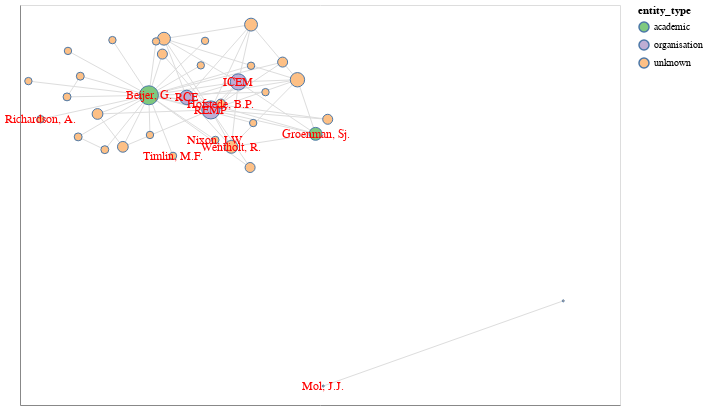

Notebook source saved alongside this figure:
### Code cell
pn = 1960
periodgraph, pos = period_graph(pn)

chart = nxa.draw_networkx(
            G=periodgraph,
            pos=pos,
            node_size='centrality',
            node_color='entity_type',
            edge_color='edgecolor',
            cmap='accent',
            node_tooltip=['name'],
            node_label='label',
            font_color="red",
            font_size=12
        )
chart.configure_view(width=600, height=400, )

### Figure 1 — Vega-Lite specification as saved in the notebook (floating-point values rounded to 4 significant figures)
{"config": {"view": {"continuousWidth": 400, "continuousHeight": 300, "height": 400, "width": 600}}, "layer": [{"data": {"name": "data-0b64cb129fc0c1429e9dd42b23fb359c"}, "mark": {"type": "line", "color": "edgecolor", "opacity": 1, "strokeWidth": 1}, "encoding": {"detail": {"type": "quantitative", "field": "edge"}, "x": {"type": "quantitative", "axis": {"grid": false, "labels": false, "ticks": false, "title": ""}, "field": "x"}, "y": {"type": "quantitative", "axis": {"grid": false, "labels": false, "ticks": false, "title": ""}, "field": "y"}}}, {"data": {"name": "data-69e31c27aaad9feedd9ce5eb54377e3c"}, "mark": {"type": "point", "opacity": 1, "strokeWidth": 1.0}, "encoding": {"fill": {"type": "nominal", "field": "entity_type", "scale": {"scheme": "accent"}}, "size": {"type": "quantitative", "field": "centrality", "legend": null}, "tooltip": [{"type": "nominal", "field": "name"}], "x": {"type": "quantitative", "axis": {"grid": false, "labels": false, "ticks": false}, "field": "x"}, "y": {"type": "quantitative", "axis": {"grid": false, "labels": false, "ticks": false}, "field": "y"}}}, {"data": {"name": "data-69e31c27aaad9feedd9ce5eb54377e3c"}, "mark": {"type": "text", "baseline": "middle", "fill": "red", "size": 12}, "encoding": {"text": {"type": "nominal", "field": "label"}, "x": {"type": "quantitative", "axis": {"grid": false, "labels": false, "ticks": false}, "field": "x"}, "y": {"type": "quantitative", "axis": {"grid": false, "labels": false, "ticks": false}, "field": "y"}}}], "$schema": "https://vega.github.io/schema/vega-lite/v4.8.1.json", "datasets": {"data-0b64cb129fc0c1429e9dd42b23fb359c": [{"source": "REMP", "x": -0.4097, "edge": 0, "target": "ICEM", "pair": ["REMP", "ICEM"], "y": 0.7949}, {"source": "REMP", "x": -0.1805, "edge": 0, "target": "ICEM", "pair": ["REMP", "ICEM"], "y": 1.25}, {"source": "REMP", "x": -0.4097, "edge": 1, "target": "RCE", "pair": ["REMP", "RCE"], "y": 0.7949}, {"source": "REMP", "x": -0.6102, "edge": 1, "target": "RCE", "pair": ["REMP", "RCE"], "y": 0.9984}, {"source": "REMP", "x": -0.4097, "edge": 2, "target": "Frijda, N.H.", "pair": ["REMP", "Frijda, N.H."], "y": 0.7949}, {"source": "REMP", "x": -0.07457, "edge": 2, "target": "Frijda, N.H.", "pair": ["REMP", "Frijda, N.H."], "y": 2.181}, {"source": "REMP", "x": -0.4097, "edge": 3, "target": "Haveman, B.W.", "pair": ["REMP", "Haveman, B.W."], "y": 0.7949}, {"source": "REMP", "x": 0.3121, "edge": 3, "target": "Haveman, B.W.", "pair": ["REMP", "Haveman, B.W."], "y": 1.285}, {"source": "REMP", "x": -0.4097, "edge": 4, "target": "Duijker, H.C.J.", "pair": ["REMP", "Duijker, H.C.J."], "y": 0.7949}, {"source": "REMP", "x": -0.8001, "edge": 4, "target": "Duijker, H.C.J.", "pair": ["REMP", "Duijker, H.C.J."], "y": 1.952}, {"source": "REMP", "x": -0.4097, "edge": 5, "target": "Wentholt, R.", "pair": ["REMP", "Wentholt, R."], "y": 0.7949}, {"source": "REMP", "x": -0.2388, "edge": 5, "target": "Wentholt, R.", "pair": ["REMP", "Wentholt, R."], "y": 0.1952}, {"source": "REMP", "x": -0.4097, "edge": 6, "target": "Groenman, Sj.", "pair": ["REMP", "Groenman, Sj."], "y": 0.7949}, {"source": "REMP", "x": 0.4632, "edge": 6, "target": "Groenman, Sj.", "pair": ["REMP", "Groenman, Sj."], "y": 0.4061}, {"source": "REMP", "x": -0.4097, "edge": 7, "target": "Paikert, G.C.", "pair": ["REMP", "Paikert, G.C."], "y": 0.7949}, {"source": "REMP", "x": -0.8133, "edge": 7, "target": "Paikert, G.C.", "pair": ["REMP", "Paikert, G.C."], "y": 1.702}, {"source": "REMP", "x": -0.4097, "edge": 8, "target": "Beijer, G.", "pair": ["REMP", "Beijer, G."], "y": 0.7949}, {"source": "REMP", "x": -0.9261, "edge": 8, "target": "Beijer, G.", "pair": ["REMP", "Beijer, G."], "y": 1.033}, {"source": "REMP", "x": -0.4097, "edge": 9, "target": "Ex, J.", "pair": ["REMP", "Ex, J."], "y": 0.7949}, {"source": "REMP", "x": -1.143, "edge": 9, "target": "Ex, J.", "pair": ["REMP", "Ex, J."], "y": 0.1951}, {"source": "REMP", "x": -0.4097, "edge": 10, "target": "Rutten, F.J.Th.", "pair": ["REMP", "Rutten, F.J.Th."], "y": 0.7949}, {"source": "REMP", "x": -1.354, "edge": 10, "target": "Rutten, F.J.Th.", "pair": ["REMP", "Rutten, F.J.Th."], "y": 0.7294}, {"source": "REMP", "x": -0.4097, "edge": 11, "target": "Johnston, R.", "pair": ["REMP", "Johnston, R."], "y": 0.7949}, {"source": "REMP", "x": -0.0825, "edge": 11, "target": "Johnston, R.", "pair": ["REMP", "Johnston, R."], "y": -0.1409}, {"source": "REMP", "x": -0.4097, "edge": 12, "target": "Weinstock, S. Alexander", "pair": ["REMP", "Weinstock, S. Alexander"], "y": 0.7949}, {"source": "REMP", "x": 0.1885, "edge": 12, "target": "Weinstock, S. Alexander", "pair": ["REMP", "Weinstock, S. Alexander"], "y": 1.572}, {"source": "REMP", "x": -0.4097, "edge": 13, "target": "Wilder-Okladek, F.", "pair": ["REMP", "Wilder-Okladek, F."], "y": 0.7949}, {"source": "REMP", "x": 0.5643, "edge": 13, "target": "Wilder-Okladek, F.", "pair": ["REMP", "Wilder-Okladek, F."], "y": 0.6428}, {"source": "ICEM", "x": -0.1805, "edge": 14, "target": "RCE", "pair": ["ICEM", "RCE"], "y": 1.25}, {"source": "ICEM", "x": -0.6102, "edge": 14, "target": "RCE", "pair": ["ICEM", "RCE"], "y": 0.9984}, {"source": "ICEM", "x": -0.1805, "edge": 15, "target": "Frijda, N.H.", "pair": ["ICEM", "Frijda, N.H."], "y": 1.25}, {"source": "ICEM", "x": -0.07457, "edge": 15, "target": "Frijda, N.H.", "pair": ["ICEM", "Frijda, N.H."], "y": 2.181}, {"source": "ICEM", "x": -0.1805, "edge": 16, "target": "Haveman, B.W.", "pair": ["ICEM", "Haveman, B.W."], "y": 1.25}, {"source": "ICEM", "x": 0.3121, "edge": 16, "target": "Haveman, B.W.", "pair": ["ICEM", "Haveman, B.W."], "y": 1.285}, {"source": "ICEM", "x": -0.1805, "edge": 17, "target": "Duijker, H.C.J.", "pair": ["ICEM", "Duijker, H.C.J."], "y": 1.25}, {"source": "ICEM", "x": -0.8001, "edge": 17, "target": "Duijker, H.C.J.", "pair": ["ICEM", "Duijker, H.C.J."], "y": 1.952}, {"source": "ICEM", "x": -0.1805, "edge": 18, "target": "Wentholt, R.", "pair": ["ICEM", "Wentholt, R."], "y": 1.25}, {"source": "ICEM", "x": -0.2388, "edge": 18, "target": "Wentholt, R.", "pair": ["ICEM", "Wentholt, R."], "y": 0.1952}, {"source": "ICEM", "x": -0.1805, "edge": 19, "target": "Groenman, Sj.", "pair": ["ICEM", "Groenman, Sj."], "y": 1.25}, {"source": "ICEM", "x": 0.4632, "edge": 19, "target": "Groenman, Sj.", "pair": ["ICEM", "Groenman, Sj."], "y": 0.4061}, {"source": "ICEM", "x": -0.1805, "edge": 20, "target": "Hofstede, B.P.", "pair": ["ICEM", "Hofstede, B.P."], "y": 1.25}, {"source": "ICEM", "x": -0.3265, "edge": 20, "target": "Hofstede, B.P.", "pair": ["ICEM", "Hofstede, B.P."], "y": 0.8935}, {"source": "ICEM", "x": -0.1805, "edge": 21, "target": "Beijer, G.", "pair": ["ICEM", "Beijer, G."], "y": 1.25}, {"source": "ICEM", "x": -0.9261, "edge": 21, "target": "Beijer, G.", "pair": ["ICEM", "Beijer, G."], "y": 1.033}, {"source": "RCE", "x": -0.6102, "edge": 22, "target": "Frijda, N.H.", "pair": ["RCE", "Frijda, N.H."], "y": 0.9984}, {"source": "RCE", "x": -0.07457, "edge": 22, "target": "Frijda, N.H.", "pair": ["RCE", "Frijda, N.H."], "y": 2.181}, {"source": "RCE", "x": -0.6102, "edge": 23, "target": "Haveman, B.W.", "pair": ["RCE", "Haveman, B.W."], "y": 0.9984}, {"source": "RCE", "x": 0.3121, "edge": 23, "target": "Haveman, B.W.", "pair": ["RCE", "Haveman, B.W."], "y": 1.285}, {"source": "RCE", "x": -0.6102, "edge": 24, "target": "Duijker, H.C.J.", "pair": ["RCE", "Duijker, H.C.J."], "y": 0.9984}, {"source": "RCE", "x": -0.8001, "edge": 24, "target": "Duijker, H.C.J.", "pair": ["RCE", "Duijker, H.C.J."], "y": 1.952}, {"source": "RCE", "x": -0.6102, "edge": 25, "target": "Wentholt, R.", "pair": ["RCE", "Wentholt, R."], "y": 0.9984}, {"source": "RCE", "x": -0.2388, "edge": 25, "target": "Wentholt, R.", "pair": ["RCE", "Wentholt, R."], "y": 0.1952}, {"source": "RCE", "x": -0.6102, "edge": 26, "target": "Groenman, Sj.", "pair": ["RCE", "Groenman, Sj."], "y": 0.9984}, {"source": "RCE", "x": 0.4632, "edge": 26, "target": "Groenman, Sj.", "pair": ["RCE", "Groenman, Sj."], "y": 0.4061}, {"source": "Frijda, N.H.", "x": -0.07457, "edge": 27, "target": "Haveman, B.W.", "pair": ["Frijda, N.H.", "Haveman, B.W."], "y": 2.181}, {"source": "Frijda, N.H.", "x": 0.3121, "edge": 27, "target": "Haveman, B.W.", "pair": ["Frijda, N.H.", "Haveman, B.W."], "y": 1.285}, {"source": "Frijda, N.H.", "x": -0.07457, "edge": 28, "target": "Duijker, H.C.J.", "pair": ["Frijda, N.H.", "Duijker, H.C.J."], "y": 2.181}, {"source": "Frijda, N.H.", "x": -0.8001, "edge": 28, "target": "Duijker, H.C.J.", "pair": ["Frijda, N.H.", "Duijker, H.C.J."], "y": 1.952}, {"source": "Haveman, B.W.", "x": 0.3121, "edge": 29, "target": "Duijker, H.C.J.", "pair": ["Haveman, B.W.", "Duijker, H.C.J."], "y": 1.285}, {"source": "Haveman, B.W.", "x": -0.8001, "edge": 29, "target": "Duijker, H.C.J.", "pair": ["Haveman, B.W.", "Duijker, H.C.J."], "y": 1.952}, {"source": "Haveman, B.W.", "x": 0.3121, "edge": 30, "target": "Wentholt, R.", "pair": ["Haveman, B.W.", "Wentholt, R."], "y": 1.285}, {"source": "Haveman, B.W.", "x": -0.2388, "edge": 30, "target": "Wentholt, R.", "pair": ["Haveman, B.W.", "Wentholt, R."], "y": 0.1952}, {"source": "Haveman, B.W.", "x": 0.3121, "edge": 31, "target": "Groenman, Sj.", "pair": ["Haveman, B.W.", "Groenman, Sj."], "y": 1.285}, {"source": "Haveman, B.W.", "x": 0.4632, "edge": 31, "target": "Groenman, Sj.", "pair": ["Haveman, B.W.", "Groenman, Sj."], "y": 0.4061}, {"source": "Roof, M.K.", "x": -1.23, "edge": 32, "target": "Beijer, G.", "pair": ["Roof, M.K.", "Beijer, G."], "y": 1.93}, {"source": "Roof, M.K.", "x": -0.9261, "edge": 32, "target": "Beijer, G.", "pair": ["Roof, M.K.", "Beijer, G."], "y": 1.033}, {"source": "Beijer, G.", "x": -0.9261, "edge": 33, "target": "Nixon, J.W.", "pair": ["Beijer, G.", "Nixon, J.W."], "y": 1.033}, {"source": "Beijer, G.", "x": -0.3722, "edge": 33, "target": "Nixon, J.W.", "pair": ["Beijer, G.", "Nixon, J.W."], "y": 0.3071}, {"source": "Beijer, G.", "x": -0.9261, "edge": 34, "target": "Boer-Lasschuyt, de, T.", "pair": ["Beijer, G.", "Boer-Lasschuyt, de, T."], "y": 1.033}, {"source": "Beijer, G.", "x": 0.04567, "edge": 34, "target": "Boer-Lasschuyt, de, T.", "pair": ["Beijer, G.", "Boer-Lasschuyt, de, T."], "y": 1.084}, {"source": "Beijer, G.", "x": -0.9261, "edge": 35, "target": "Makulu, H.F.", "pair": ["Beijer, G.", "Makulu, H.F."], "y": 1.033}, {"source": "Beijer, G.", "x": -0.07476, "edge": 35, "target": "Makulu, H.F.", "pair": ["Beijer, G.", "Makulu, H.F."], "y": 1.513}, {"source": "Beijer, G.", "x": -0.9261, "edge": 36, "target": "Sumiya, M.", "pair": ["Beijer, G.", "Sumiya, M."], "y": 1.033}, {"source": "Beijer, G.", "x": -1.93, "edge": 36, "target": "Sumiya, M.", "pair": ["Beijer, G.", "Sumiya, M."], "y": 1.263}, {"source": "Beijer, G.", "x": -0.9261, "edge": 37, "target": "Fentener van Vlissingen, R.", "pair": ["Beijer, G.", "Fentener van Vlissingen, R."], "y": 1.033}, {"source": "Beijer, G.", "x": -1.6, "edge": 37, "target": "Fentener van Vlissingen, R.", "pair": ["Beijer, G.", "Fentener van Vlissingen, R."], "y": 1.754}, {"source": "Beijer, G.", "x": -0.9261, "edge": 38, "target": "Timlin, M.F.", "pair": ["Beijer, G.", "Timlin, M.F."], "y": 1.033}, {"source": "Beijer, G.", "x": -0.7248, "edge": 38, "target": "Timlin, M.F.", "pair": ["Beijer, G.", "Timlin, M.F."], "y": 0.04803}, {"source": "Beijer, G.", "x": -0.9261, "edge": 39, "target": "Beijer, G.", "pair": ["Beijer, G.", "Beijer, G."], "y": 1.033}, {"source": "Beijer, G.", "x": -0.9261, "edge": 39, "target": "Beijer, G.", "pair": ["Beijer, G.", "Beijer, G."], "y": 1.033}, {"source": "Beijer, G.", "x": -0.9261, "edge": 40, "target": "Taft, R.", "pair": ["Beijer, G.", "Taft, R."], "y": 1.033}, {"source": "Beijer, G.", "x": -1.498, "edge": 40, "target": "Taft, R.", "pair": ["Beijer, G.", "Taft, R."], "y": 1.343}, {"source": "Beijer, G.", "x": -0.9261, "edge": 41, "target": "Doczy, A.G.", "pair": ["Beijer, G.", "Doczy, A.G."], "y": 1.033}, {"source": "Beijer, G.", "x": -1.608, "edge": 41, "target": "Doczy, A.G.", "pair": ["Beijer, G.", "Doczy, A.G."], "y": 1.007}, {"source": "Beijer, G.", "x": -0.9261, "edge": 42, "target": "Weinberg, A.A.", "pair": ["Beijer, G.", "Weinberg, A.A."], "y": 1.033}, {"source": "Beijer, G.", "x": -1.515, "edge": 42, "target": "Weinberg, A.A.", "pair": ["Beijer, G.", "Weinberg, A.A."], "y": 0.3568}, {"source": "Beijer, G.", "x": -0.9261, "edge": 43, "target": "Guttman, L.", "pair": ["Beijer, G.", "Guttman, L."], "y": 1.033}, {"source": "Beijer, G.", "x": -1.293, "edge": 43, "target": "Guttman, L.", "pair": ["Beijer, G.", "Guttman, L."], "y": 0.1491}, {"source": "Beijer, G.", "x": -0.9261, "edge": 44, "target": "Paikert, G.C.", "pair": ["Beijer, G.", "Paikert, G.C."], "y": 1.033}, {"source": "Beijer, G.", "x": -0.8133, "edge": 44, "target": "Paikert, G.C.", "pair": ["Beijer, G.", "Paikert, G.C."], "y": 1.702}, {"source": "Beijer, G.", "x": -0.9261, "edge": 45, "target": "Bouscaren, A.T.", "pair": ["Beijer, G.", "Bouscaren, A.T."], "y": 1.033}, {"source": "Beijer, G.", "x": -0.4933, "edge": 45, "target": "Bouscaren, A.T.", "pair": ["Beijer, G.", "Bouscaren, A.T."], "y": 1.519}, {"source": "Beijer, G.", "x": -0.9261, "edge": 46, "target": "Richardson, A.", "pair": ["Beijer, G.", "Richardson, A."], "y": 1.033}, {"source": "Beijer, G.", "x": -1.829, "edge": 46, "target": "Richardson, A.", "pair": ["Beijer, G.", "Richardson, A."], "y": 0.644}, {"source": "Beijer, G.", "x": -0.9261, "edge": 47, "target": "Schreuder, O.", "pair": ["Beijer, G.", "Schreuder, O."], "y": 1.033}, {"source": "Beijer, G.", "x": -0.917, "edge": 47, "target": "Schreuder, O.", "pair": ["Beijer, G.", "Schreuder, O."], "y": 0.3882}, {"source": "Beijer, G.", "x": -0.9261, "edge": 48, "target": "Tavuchis, N.", "pair": ["Beijer, G.", "Tavuchis, N."], "y": 1.033}, {"source": "Beijer, G.", "x": -0.05673, "edge": 48, "target": "Tavuchis, N.", "pair": ["Beijer, G.", "Tavuchis, N."], "y": 0.582}, {"source": "Beijer, G.", "x": -0.9261, "edge": 49, "target": "Jong, de , P.", "pair": ["Beijer, G.", "Jong, de , P."], "y": 1.033}, {"source": "Beijer, G.", "x": -0.8663, "edge": 49, "target": "Jong, de , P.", "pair": ["Beijer, G.", "Jong, de , P."], "y": 1.908}, {"source": "Beijer, G.", "x": -0.9261, "edge": 50, "target": "Cnossen, T.", "pair": ["Beijer, G.", "Cnossen, T."], "y": 1.033}, {"source": "Beijer, G.", "x": -0.4579, "edge": 50, "target": "Cnossen, T.", "pair": ["Beijer, G.", "Cnossen, T."], "y": 1.917}, {"source": "Beijer, G.", "x": -0.9261, "edge": 51, "target": "Hofstede, B.P.", "pair": ["Beijer, G.", "Hofstede, B.P."], "y": 1.033}, {"source": "Beijer, G.", "x": -0.3265, "edge": 51, "target": "Hofstede, B.P.", "pair": ["Beijer, G.", "Hofstede, B.P."], "y": 0.8935}, {"source": "Beijer, G.", "x": -0.9261, "edge": 52, "target": "Ex, J.", "pair": ["Beijer, G.", "Ex, J."], "y": 1.033}, {"source": "Beijer, G.", "x": -1.143, "edge": 52, "target": "Ex, J.", "pair": ["Beijer, G.", "Ex, J."], "y": 0.1951}, {"source": "Beijer, G.", "x": -0.9261, "edge": 53, "target": "Rutten, F.J.Th.", "pair": ["Beijer, G.", "Rutten, F.J.Th."], "y": 1.033}, {"source": "Beijer, G.", "x": -1.354, "edge": 53, "target": "Rutten, F.J.Th.", "pair": ["Beijer, G.", "Rutten, F.J.Th."], "y": 0.7294}, {"source": "Beijer, G.", "x": -0.9261, "edge": 54, "target": "Johnston, R.", "pair": ["Beijer, G.", "Johnston, R."], "y": 1.033}, {"source": "Beijer, G.", "x": -0.0825, "edge": 54, "target": "Johnston, R.", "pair": ["Beijer, G.", "Johnston, R."], "y": -0.1409}, {"source": "Beijer, G.", "x": -0.9261, "edge": 55, "target": "Weinstock, S. Alexander", "pair": ["Beijer, G.", "Weinstock, S. Alexander"], "y": 1.033}, {"source": "Beijer, G.", "x": 0.1885, "edge": 55, "target": "Weinstock, S. Alexander", "pair": ["Beijer, G.", "Weinstock, S. Alexander"], "y": 1.572}, {"source": "Beijer, G.", "x": -0.9261, "edge": 56, "target": "Wilder-Okladek, F.", "pair": ["Beijer, G.", "Wilder-Okladek, F."], "y": 1.033}, {"source": "Beijer, G.", "x": 0.5643, "edge": 56, "target": "Wilder-Okladek, F.", "pair": ["Beijer, G.", "Wilder-Okladek, F."], "y": 0.6428}, {"source": "Wentholt, R.", "x": -0.2388, "edge": 57, "target": "Groenman, Sj.", "pair": ["Wentholt, R.", "Groenman, Sj."], "y": 0.1952}, {"source": "Wentholt, R.", "x": 0.4632, "edge": 57, "target": "Groenman, Sj.", "pair": ["Wentholt, R.", "Groenman, Sj."], "y": 0.4061}, {"source": "Mol, J.J.", "x": 0.5271, "edge": 58, "target": "Visser t Hooft, W.A.", "pair": ["Mol, J.J.", "Visser t Hooft, W.A."], "y": -3.692}, {"source": "Mol, J.J.", "x": 2.527, "edge": 58, "target": "Visser t Hooft, W.A.", "pair": ["Mol, J.J.", "Visser t Hooft, W.A."], "y": -2.308}, {"source": "Taft, R.", "x": -1.498, "edge": 59, "target": "Doczy, A.G.", "pair": ["Taft, R.", "Doczy, A.G."], "y": 1.343}, {"source": "Taft, R.", "x": -1.608, "edge": 59, "target": "Doczy, A.G.", "pair": ["Taft, R.", "Doczy, A.G."], "y": 1.007}, {"source": "Weinberg, A.A.", "x": -1.515, "edge": 60, "target": "Guttman, L.", "pair": ["Weinberg, A.A.", "Guttman, L."], "y": 0.3568}, {"source": "Weinberg, A.A.", "x": -1.293, "edge": 60, "target": "Guttman, L.", "pair": ["Weinberg, A.A.", "Guttman, L."], "y": 0.1491}, {"source": "Ex, J.", "x": -1.143, "edge": 61, "target": "Rutten, F.J.Th.", "pair": ["Ex, J.", "Rutten, F.J.Th."], "y": 0.1951}, {"source": "Ex, J.", "x": -1.354, "edge": 61, "target": "Rutten, F.J.Th.", "pair": ["Ex, J.", "Rutten, F.J.Th."], "y": 0.7294}], "data-69e31c27aaad9feedd9ce5eb54377e3c": [{"edgecolor": "orange", "label": "REMP", "x": -0.4097, "centrality": 1.661, "name": "REMP", "entity_type": "organisation", "community": "rest", "y": 0.7949}, {"edgecolor": "blue", "label": "ICEM", "x": -0.1805, "centrality": 1.328, "name": "ICEM", "entity_type": "organisation", "community": "rest", "y": 1.25}, {"edgecolor": "orange", "label": "RCE", "x": -0.6102, "centrality": 1.044, "name": "RCE", "entity_type": "organisation", "community": "rest", "y": 0.9984}, {"edgecolor": null, "label": "", "x": -0.07457, "centrality": 0.8368, "name": "Frijda, N.H.", "entity_type": "unknown", "community": "", "y": 2.181}, {"edgecolor": null, "label": "", "x": 0.3121, "centrality": 1.044, "name": "Haveman, B.W.", "entity_type": "unknown", "community": "", "y": 1.285}, {"edgecolor": null, "label": "", "x": -0.8001, "centrality": 0.8368, "name": "Duijker, H.C.J.", "entity_type": "unknown", "community": "", "y": 1.952}, {"edgecolor": null, "label": "", "x": -1.23, "centrality": 0.2606, "name": "Roof, M.K.", "entity_type": "unknown", "community": "", "y": 1.93}, {"edgecolor": "orange", "label": "Beijer, G.", "x": -0.9261, "centrality": 1.842, "name": "Beijer, G.", "entity_type": "academic", "community": "rest", "y": 1.033}, {"edgecolor": "blue", "label": "Nixon, J.W.", "x": -0.3722, "centrality": 0.2606, "name": "Nixon, J.W.", "entity_type": "unknown", "community": "rest", "y": 0.3071}, {"edgecolor": null, "label": "", "x": 0.04567, "centrality": 0.2606, "name": "Boer-Lasschuyt, de, T.", "entity_type": "unknown", "community": "", "y": 1.084}, {"edgecolor": null, "label": "", "x": -0.07476, "centrality": 0.2606, "name": "Makulu, H.F.", "entity_type": "unknown", "community": "", "y": 1.513}, {"edgecolor": null, "label": "", "x": -1.93, "centrality": 0.2606, "name": "Sumiya, M.", "entity_type": "unknown", "community": "", "y": 1.263}, {"edgecolor": null, "label": "", "x": -1.6, "centrality": 0.2606, "name": "Fentener van Vlissingen, R.", "entity_type": "unknown", "community": "", "y": 1.754}, {"edgecolor": "blue", "label": "Timlin, M.F.", "x": -0.7248, "centrality": 0.2606, "name": "Timlin, M.F.", "entity_type": "unknown", "community": "rest", "y": 0.04803}, {"edgecolor": "blue", "label": "Wentholt, R.", "x": -0.2388, "centrality": 0.8368, "name": "Wentholt, R.", "entity_type": "unknown", "community": "rest", "y": 0.1952}, {"edgecolor": "orange", "label": "Groenman, Sj.", "x": 0.4632, "centrality": 0.8368, "name": "Groenman, Sj.", "entity_type": "academic", "community": "rest", "y": 0.4061}, {"edgecolor": "blue", "label": "Mol, J.J.", "x": 0.5271, "centrality": 2.201e-21, "name": "Mol, J.J.", "entity_type": "unknown", "community": "rest", "y": -3.692}, {"edgecolor": null, "label": "", "x": 2.527, "centrality": 2.201e-21, "name": "Visser t Hooft, W.A.", "entity_type": "unknown", "community": "", "y": -2.308}, {"edgecolor": "blue", "label": "Richardson, A.", "x": -1.829, "centrality": 0.2606, "name": "Richardson, A.", "entity_type": "unknown", "community": "rest", "y": 0.644}, {"edgecolor": null, "label": "", "x": -1.498, "centrality": 0.3035, "name": "Taft, R.", "entity_type": "unknown", "community": "", "y": 1.343}, {"edgecolor": null, "label": "", "x": -1.608, "centrality": 0.3035, "name": "Doczy, A.G.", "entity_type": "unknown", "community": "", "y": 1.007}, {"edgecolor": null, "label": "", "x": -1.515, "centrality": 0.3035, "name": "Weinberg, A.A.", "entity_type": "unknown", "community": "", "y": 0.3568}, {"edgecolor": null, "label": "", "x": -1.293, "centrality": 0.3035, "name": "Guttman, L.", "entity_type": "unknown", "community": "", "y": 0.1491}, {"edgecolor": null, "label": "", "x": -0.8133, "centrality": 0.4956, "name": "Paikert, G.C.", "entity_type": "unknown", "community": "", "y": 1.702}, {"edgecolor": null, "label": "", "x": -0.4933, "centrality": 0.2606, "name": "Bouscaren, A.T.", "entity_type": "unknown", "community": "", "y": 1.519}, {"edgecolor": null, "label": "", "x": -0.917, "centrality": 0.2606, "name": "Schreuder, O.", "entity_type": "unknown", "community": "", "y": 0.3882}, {"edgecolor": null, "label": "", "x": -0.05673, "centrality": 0.2606, "name": "Tavuchis, N.", "entity_type": "unknown", "community": "", "y": 0.582}, {"edgecolor": null, "label": "", "x": -0.8663, "centrality": 0.2606, "name": "Jong, de , P.", "entity_type": "unknown", "community": "", "y": 1.908}, {"edgecolor": null, "label": "", "x": -0.4579, "centrality": 0.2606, "name": "Cnossen, T.", "entity_type": "unknown", "community": "", "y": 1.917}, {"edgecolor": "orange", "label": "Hofstede, B.P.", "x": -0.3265, "centrality": 0.4485, "name": "Hofstede, B.P.", "entity_type": "unknown", "community": "rest", "y": 0.8935}, {"edgecolor": null, "label": "", "x": -1.143, "centrality": 0.5773, "name": "Ex, J.", "entity_type": "unknown", "community": "", "y": 0.1951}, {"edgecolor": null, "label": "", "x": -1.354, "centrality": 0.5773, "name": "Rutten, F.J.Th.", "entity_type": "unknown", "community": "", "y": 0.7294}, {"edgecolor": null, "label": "", "x": -0.0825, "centrality": 0.4956, "name": "Johnston, R.", "entity_type": "unknown", "community": "", "y": -0.1409}, {"edgecolor": null, "label": "", "x": 0.1885, "centrality": 0.4956, "name": "Weinstock, S. Alexander", "entity_type": "unknown", "community": "", "y": 1.572}, {"edgecolor": null, "label": "", "x": 0.5643, "centrality": 0.4956, "name": "Wilder-Okladek, F.", "entity_type": "unknown", "community": "", "y": 0.6428}]}}
